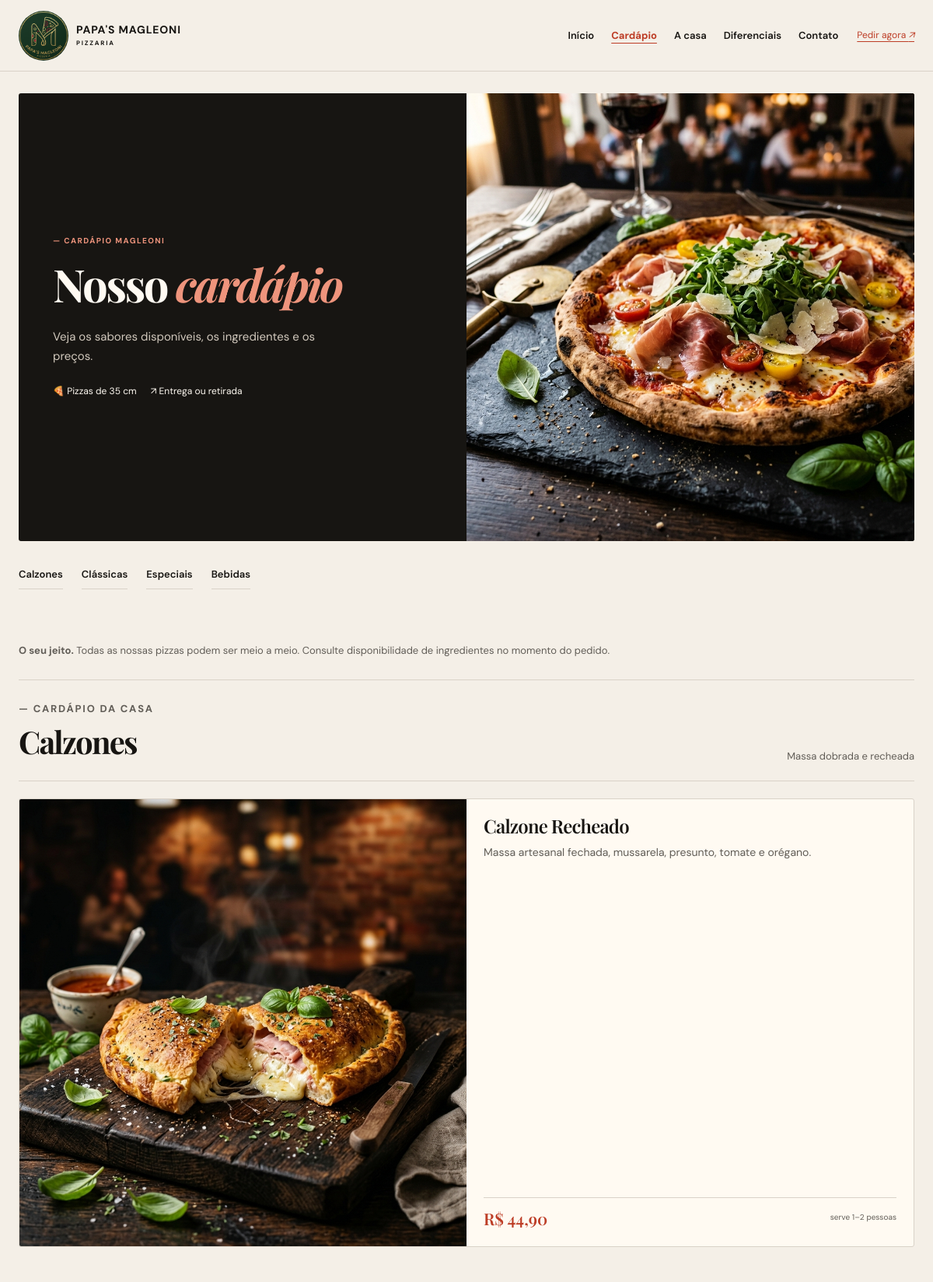
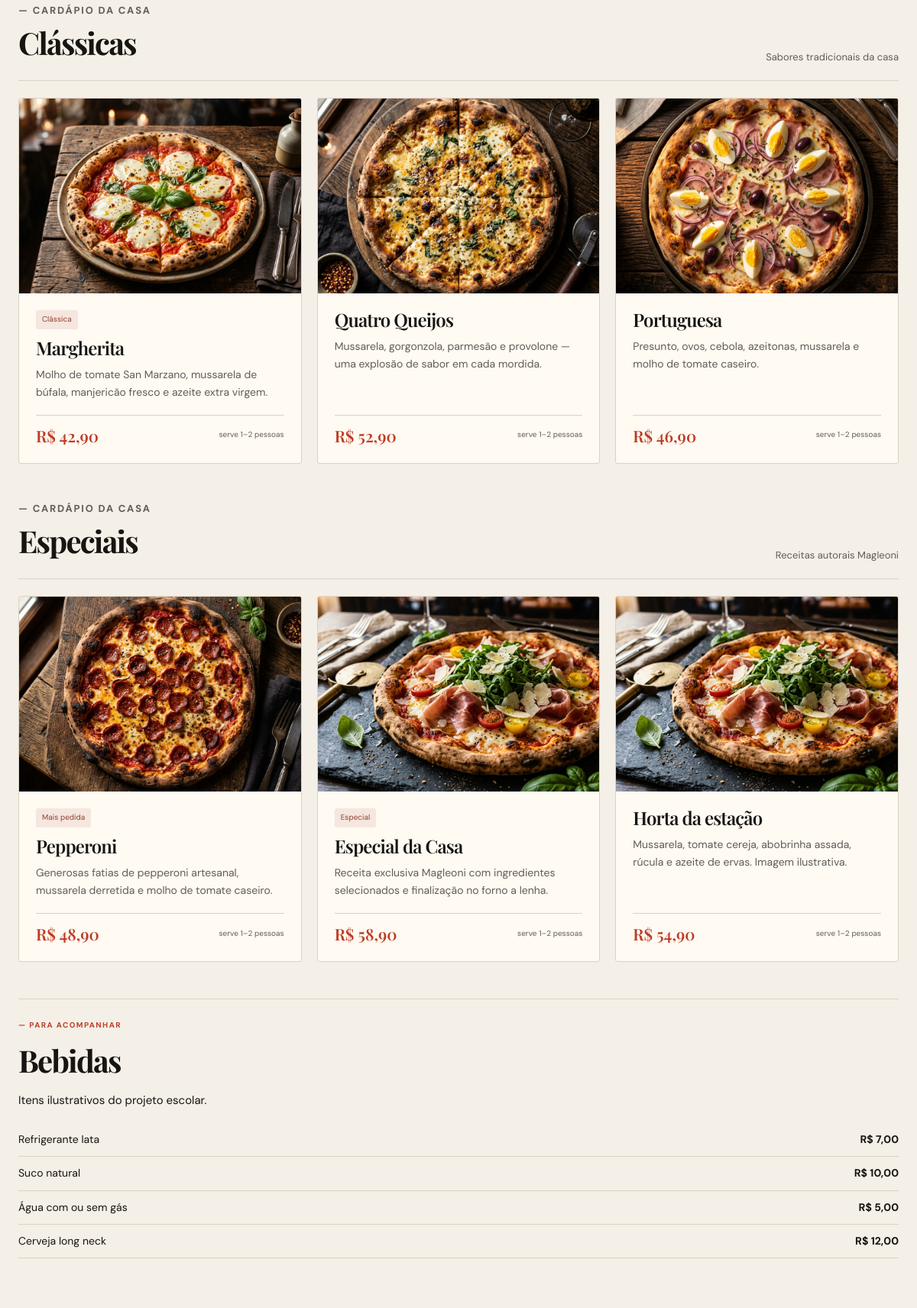
Page /cardapio.php (upper part) on the committed database (2 pictures, top to bottom).
### tables this page shows
CREATE TABLE IF NOT EXISTS categorias (
    id INT UNSIGNED AUTO_INCREMENT PRIMARY KEY,
    nome VARCHAR(80) NOT NULL,
    descricao VARCHAR(255) NULL,
    criado_em TIMESTAMP DEFAULT CURRENT_TIMESTAMP
);

CREATE TABLE IF NOT EXISTS pizzas (
    id INT UNSIGNED AUTO_INCREMENT PRIMARY KEY,
    categoria_id INT UNSIGNED NULL,
    nome VARCHAR(100) NOT NULL,
    descricao TEXT NOT NULL,
    preco DECIMAL(10, 2) NOT NULL,
    badge VARCHAR(50) DEFAULT NULL,
    imagem VARCHAR(255) NOT NULL,
    criado_em TIMESTAMP DEFAULT CURRENT_TIMESTAMP,
    CONSTRAINT fk_pizzas_categoria
        FOREIGN KEY (categoria_id) REFERENCES categorias(id)
        ON DELETE SET NULL
);

### includes/catalogo.php (called while the page is built, shortened)
<?php
require_once __DIR__ . '/helpers.php';
require_once __DIR__ . '/../config/conexao.php';
$pizzas = $pdo
    ->query(
        'SELECT pizzas.*, categorias.nome AS categoria_nome
         FROM pizzas
         LEFT JOIN categorias ON categorias.id = pizzas.categoria_id
         ORDER BY pizzas.id'
    )
    ->fetchAll();
$categories = $pdo
    ->query('SELECT id, nome, descricao FROM categorias ORDER BY nome')
    ->fetchAll();

### includes/helpers.php (called while the page is built)
<?php
function e($value): string
{
    return htmlspecialchars((string) $value, ENT_QUOTES | ENT_SUBSTITUTE, 'UTF-8');
}
function pizza_images(): array
{
    return [
        'images/pizza-margherita.png' => 'Margherita',
        'images/pizza-pepperoni.png' => 'Pepperoni',
        'images/pizza-quatro-queijos.png' => 'Quatro queijos',
        'images/pizza-portuguesa.png' => 'Portuguesa',
        'images/pizza-especial.png' => 'Especial da casa',
        'images/pizza-calzone.png' => 'Calzone',
    ];
}
function pizza_image($path): string
{
    return isset(pizza_images()[$path]) ? $path : 'images/pizza-margherita.png';
}
function money($value): string
{
    return 'R$ ' . number_format((float) $value, 2, ',', '.');
}

### includes/cardapio_publico.php (the view, shortened to what this page needs)
<?php
    $groups = [];
    foreach ($categories as $category) {
        $groups[(string) $category['id']] = $category + ['pizzas' => []];
    }
    foreach ($pizzas as $pizza) {
        $key = (string) ($pizza['categoria_id'] ?? 'sem-categoria');
        $groups[$key]['pizzas'][] = $pizza;
    }
?>
<nav class="menu-tabs" aria-label="Categorias do cardápio">
    <?php foreach ($groups as $group): ?>
        <a href="#categoria-<?= e($group['id']) ?>">
            <?= e($group['nome']) ?>
        </a>
        <?php endforeach; ?>
        <a href="#bebidas">Bebidas</a>
    </nav>
    <section class="menu-real">
        <div class="menu-note">
            <p>
                <b>O seu jeito.</b>
                Todas as nossas pizzas podem ser meio a meio. Consulte disponibilidade
                de ingredientes no momento do pedido.
            </p>
        </div>
        <?php foreach ($groups as $group): ?>
            <section id="categoria-<?= e($group['id']) ?>" class="food-category">
                <div class="category-head">
                    <div>
                        <p class="eyebrow">— CARDÁPIO DA CASA</p>
                        <h2><?= e($group['nome']) ?></h2>
                    </div>
                    <p><?= e($group['descricao']) ?></p>
                </div>
                <div class="food-grid">
                    <?php foreach ($group['pizzas'] as $pizza): ?>
                        <article class="food-card">
                            <img
                            src="<?= e(pizza_image($pizza['imagem'])) ?>"
                            alt="<?= e($pizza['nome']) ?>"
                            loading="lazy"
                            >
                            <div class="food-info">
                                <?php if ($pizza['badge']): ?>
                                    <span class="tag"><?= e($pizza['badge']) ?></span>
                                    <?php endif; ?>
                                    <h3><?= e($pizza['nome']) ?></h3>
                                    <p><?= e($pizza['descricao']) ?></p>
                                    <div>
                                        <b><?= e(money($pizza['preco'])) ?></b>
                                        <small>serve 1–2 pessoas</small>
                                    </div>
                                </div>
                            </article>
                            <?php endforeach; ?>
                        </div>
                    </section>
                    <?php endforeach; ?>
                    <section id="bebidas" class="drinks">
                        <div>
                            <p class="eyebrow">— PARA ACOMPANHAR</p>
                            <h2>Bebidas</h2>
                            <p>Itens ilustrativos do projeto escolar.</p>
                        </div>
                        <div>
                            <article><span>Refrigerante lata</span><b>R$ 7,00</b></article>
                            <article><span>Suco natural</span><b>R$ 10,00</b></article>
                            <article><span>Água com ou sem gás</span><b>R$ 5,00</b></article>
                            <article><span>Cerveja long neck</span><b>R$ 12,00</b></article>
                        </div>
                    </section>
                </section>

### css/base.css (style rules this page uses)
:root { --ink: #171512; --paper: #f4efe7; --cream: #fffaf2; --tomato: #bd3d26; --muted: #615d57; --line: #d9d2c8; }
* { box-sizing: border-box; }
html { scroll-behavior: smooth; }
body { margin: 0; background: var(--paper); color: var(--ink); font: 15px/1.65 "DM Sans", sans-serif; }
a { color: var(--tomato); }
img { max-width: 100%; }
h1, h2, h3 { font-family: "Playfair Display", Georgia, serif; font-weight: 700; line-height: 1.08; letter-spacing: -0.045em; margin: 0 0 18px; }
h2 { font-size: 32px; }
h3 { font-size: 24px; font-weight: 600; letter-spacing: -0.035em; }
p { margin: 0 0 18px; }
.eyebrow { color: var(--tomato); font-size: 10px; font-weight: bold; letter-spacing: 0.14em; margin-bottom: 16px; }

### css/menu.css (style rules this page uses)
.menu, .menu-real, .customer-reviews, .home-about, .ai-disclosure { max-width: 1200px; margin: auto; padding: 44px 24px; }
.cards, .food-grid { display: grid; grid-template-columns: 1fr; gap: 20px; }
.cards article, .food-grid article { background: var(--cream); border: 1px solid var(--line); border-radius: 3px; overflow: hidden; display: flex; flex-direction: column; }
.cards img, .food-grid img { width: 100%; height: 240px; object-fit: cover; display: block; }
.cards h3, .food-info h3 { margin: 0 0 10px; }
.cards p, .food-info p { color: var(--muted); font-size: 14px; overflow-wrap: anywhere; }
.menu-tabs { display: flex; flex-wrap: wrap; gap: 12px 24px; max-width: 1200px; margin: auto; padding: 24px; }
.menu-tabs a { color: var(--ink); font-size: 13px; font-weight: 600; text-decoration: none; padding: 8px 0; border-bottom: 1px solid var(--line); }
.menu-note { font-size: 13px; padding: 0 0 26px; margin-bottom: 26px; border-bottom: 1px solid var(--line); color: var(--muted); }
.menu-note p { margin: 0; }
.food-category { padding-bottom: 48px; scroll-margin-top: 24px; }
.category-head { border-bottom: 1px solid var(--line); margin-bottom: 22px; padding-bottom: 10px; overflow-wrap: anywhere; }
.category-head p { margin-bottom: 10px; color: var(--muted); font-size: 13px; }
.food-info { padding: 22px; min-width: 0; overflow-wrap: anywhere; display: flex; flex-direction: column; flex: 1; }
.food-info > div { margin-top: auto; padding-top: 12px; border-top: 1px solid var(--line); display: flex; flex-wrap: wrap; align-items: center; justify-content: space-between; gap: 8px; }
.food-info b { font: 600 21px "Playfair Display", Georgia, serif; color: var(--tomato); }
.food-info small { color: var(--muted); font-size: 10px; }
.tag { display: inline-block; font-size: 10px; padding: 4px 8px; border-radius: 3px; background: #f5e6df; color: #93412d; margin-bottom: 12px; align-self: flex-start; }
.drinks { border-top: 1px solid var(--line); padding-top: 26px; }
.drinks article { display: flex; justify-content: space-between; gap: 14px; padding: 10px 0; border-bottom: 1px solid var(--line); font-size: 14px; }

### css/responsive.css (style rules this page uses)
@media (min-width: 760px) { h2 { font-size: 40px; } }
@media (min-width: 760px) { .section-head, .category-head { display: flex; justify-content: space-between; align-items: end; gap: 30px; } }
@media (min-width: 760px) { .section-head > p, .category-head > p { max-width: 320px; } }
@media (min-width: 760px) { .cards, .food-grid { grid-template-columns: repeat(2, minmax(0, 1fr)); } }
@media (min-width: 760px) { .cards img, .food-grid img { height: 255px; } }
@media (min-width: 760px) { .food-grid article:only-child { grid-column: 1 / -1; display: grid; grid-template-columns: 1fr 1fr; } }
@media (min-width: 760px) { .food-grid article:only-child > img { height: 100%; min-height: 255px; } }
@media (min-width: 1020px) { .cards, .food-grid { grid-template-columns: repeat(3, minmax(0, 1fr)); } }

### rows in the picture
categorias: nome "Calzones", descricao "Massa dobrada e recheada"
categorias: nome "Clássicas", descricao "Sabores tradicionais da casa"
categorias: nome "Especiais", descricao "Receitas autorais Magleoni"
pizzas: imagem (picture), nome "Calzone Recheado", descricao "Massa artesanal fechada, mussarela, presunto, tomate e orégano.", preco "R$ 44,90"
pizzas: imagem (picture), badge "Clássica", nome "Margherita", descricao "Molho de tomate San Marzano, mussarela de búfala, manjericão fresco e azeite extra virgem.", preco "R$ 42,90"
pizzas: imagem (picture), nome "Quatro Queijos", descricao "Mussarela, gorgonzola, parmesão e provolone — uma explosão de sabor em cada mordida.", preco "R$ 52,90"
pizzas: imagem (picture), nome "Portuguesa", descricao "Presunto, ovos, cebola, azeitonas, mussarela e molho de tomate caseiro.", preco "R$ 46,90"
pizzas: imagem (picture), badge "Mais pedida", nome "Pepperoni", descricao "Generosas fatias de pepperoni artesanal, mussarela derretida e molho de tomate caseiro.", preco "R$ 48,90"
pizzas: imagem (picture), badge "Especial", nome "Especial da Casa", descricao "Receita exclusiva Magleoni com ingredientes selecionados e finalização no forno a lenha.", preco "R$ 58,90"
pizzas: imagem (picture), nome "Horta da estação", descricao "Mussarela, tomate cereja, abobrinha assada, rúcula e azeite de ervas. Imagem ilustrativa.", preco "R$ 54,90"

### other values in the picture
$label "Início"
$label "Cardápio"
$label "A casa"
$label "Diferenciais"
$label "Contato"
